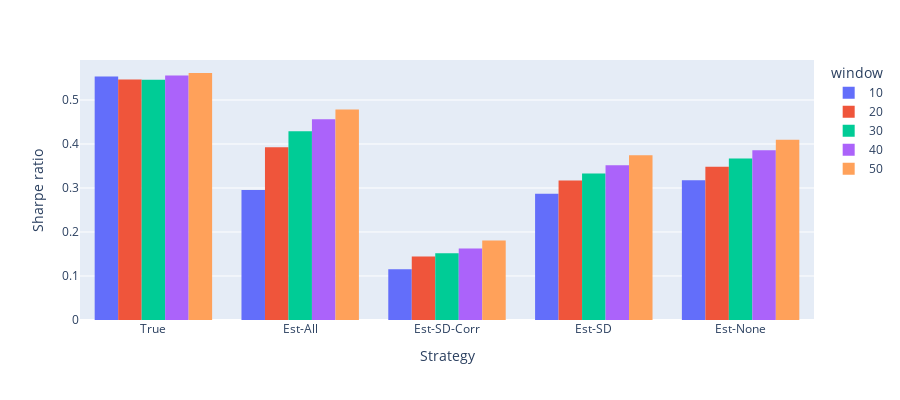

The notebook cell this image was saved under:
### Markdown cell above
### More expected return variation

### Code cell
compare_plot('mns1','sds1','c1')

### Figure 1 — Plotly figure (JSON) as saved in the notebook; plotly's stock layout.template omitted (floating-point values rounded to 4 significant figures)
{"data": [{"alignmentgroup": "True", "bingroup": "x", "histfunc": "avg", "hovertemplate": "window=10<br>strategy=%{x}<br>avg of sr=%{y}<extra></extra>", "legendgroup": "10", "marker": {"color": "#636efa", "pattern": {"shape": ""}}, "name": "10", "offsetgroup": "10", "orientation": "v", "showlegend": true, "type": "histogram", "x": ["True", "Est-All", "Est-SD-Corr", "Est-SD", "Est-None"], "xaxis": "x", "y": [0.5531, 0.2954, 0.1156, 0.2866, 0.3177], "yaxis": "y"}, {"alignmentgroup": "True", "bingroup": "x", "histfunc": "avg", "hovertemplate": "window=20<br>strategy=%{x}<br>avg of sr=%{y}<extra></extra>", "legendgroup": "20", "marker": {"color": "#EF553B", "pattern": {"shape": ""}}, "name": "20", "offsetgroup": "20", "orientation": "v", "showlegend": true, "type": "histogram", "x": ["True", "Est-All", "Est-SD-Corr", "Est-SD", "Est-None"], "xaxis": "x", "y": [0.5463, 0.3923, 0.1444, 0.3168, 0.3484], "yaxis": "y"}, {"alignmentgroup": "True", "bingroup": "x", "histfunc": "avg", "hovertemplate": "window=30<br>strategy=%{x}<br>avg of sr=%{y}<extra></extra>", "legendgroup": "30", "marker": {"color": "#00cc96", "pattern": {"shape": ""}}, "name": "30", "offsetgroup": "30", "orientation": "v", "showlegend": true, "type": "histogram", "x": ["True", "Est-All", "Est-SD-Corr", "Est-SD", "Est-None"], "xaxis": "x", "y": [0.5462, 0.4288, 0.1519, 0.3331, 0.3668], "yaxis": "y"}, {"alignmentgroup": "True", "bingroup": "x", "histfunc": "avg", "hovertemplate": "window=40<br>strategy=%{x}<br>avg of sr=%{y}<extra></extra>", "legendgroup": "40", "marker": {"color": "#ab63fa", "pattern": {"shape": ""}}, "name": "40", "offsetgroup": "40", "orientation": "v", "showlegend": true, "type": "histogram", "x": ["True", "Est-All", "Est-SD-Corr", "Est-SD", "Est-None"], "xaxis": "x", "y": [0.5557, 0.4563, 0.1624, 0.3515, 0.386], "yaxis": "y"}, {"alignmentgroup": "True", "bingroup": "x", "histfunc": "avg", "hovertemplate": "window=50<br>strategy=%{x}<br>avg of sr=%{y}<extra></extra>", "legendgroup": "50", "marker": {"color": "#FFA15A", "pattern": {"shape": ""}}, "name": "50", "offsetgroup": "50", "orientation": "v", "showlegend": true, "type": "histogram", "x": ["True", "Est-All", "Est-SD-Corr", "Est-SD", "Est-None"], "xaxis": "x", "y": [0.5613, 0.4782, 0.1805, 0.3744, 0.4095], "yaxis": "y"}], "layout": {"barmode": "group", "height": 400, "legend": {"title": {"text": "window"}, "tracegroupgap": 0}, "margin": {"t": 60}, "xaxis": {"anchor": "y", "domain": [0, 1], "title": {"text": "Strategy"}}, "yaxis": {"anchor": "x", "domain": [0, 1], "title": {"text": "Sharpe ratio"}}}}
